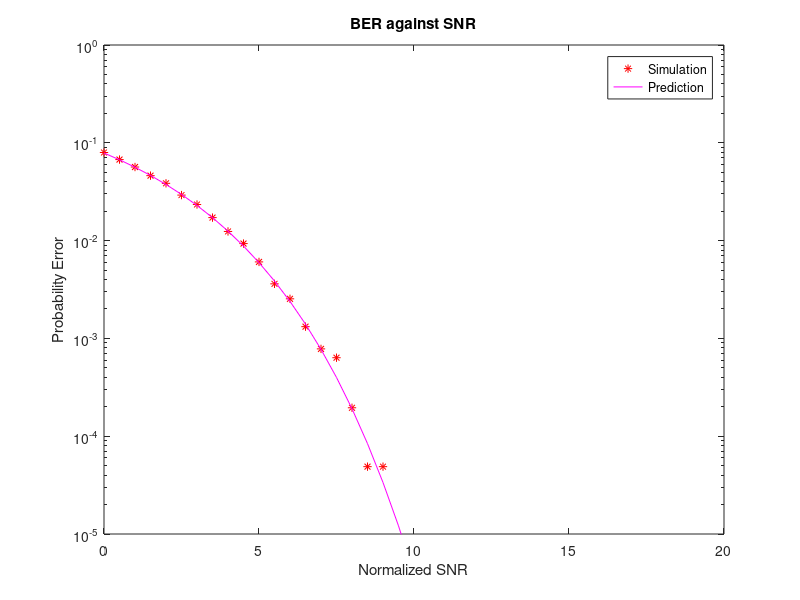
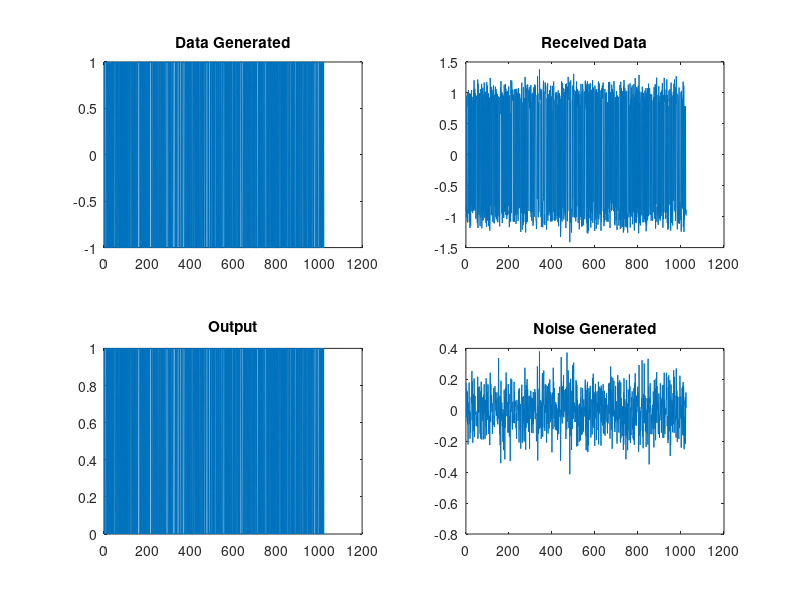

The MATLAB script that drew these images, in order:
clear all; 
close all; 
clc;

%---------------Define Declaration---------------%
%Num of bits = 1024 (given)
nBits = 1024;

%assuming signal power to be one as given               
Signal_Power = 1;  

%SNR_dB = 10log(Signal_Power/Noise_Power)
%Create matrix to store SNR
SNR_dB = 0:0.5:20; 
%might need to change (Consider different SNR values from 0 dB to 50 dB (in multiples of 5 dB))

%SNR = S/N = 10^(SNR_dB/10)
SNR = (10.^(SNR_dB/10)); %converting to the normal SNR 

%Holder value for plotting later
plot_signal = rand(1,nBits);
plot_noise = rand(1,nBits);
plot_receive = rand(1,nBits);

%MODIFY THE VARIABLE BELOW TO CHOOSE AT WHICH SNR VALUE 
%TO PLOT SIGNAL,NOISE and RECEIVE
plot_SNR_dB = 15;

%Counter for number of run to calculate BER for each SNR value
Total_Run = 20;
%---------------END OF DEFINE--------------------%


%----------------MAIN ROUTINE--------------------%

%Iterate through different SNR value
for i = 1 : length(SNR)
	Sum_Error = 0;
	for j = 1 : Total_Run
        % for each snr run 20 times
        
        %-----------TRANSMITTER------------%
        
		%Generate random binary digits(0 or 1) of length 1024, INPUT SIGNAL
		Data = round(rand(1,nBits)); 
        
		%Convert binary digit to -1 or +1: (-/+ 1 coding given)
        %if Data is 0 -> signal = 2*-0.5 = -1
		%else if Data is 1 -> signal = 2*0.5 = +1
		Signal = 2 .* (Data - 0.5);
        
		%Get Noise Power from SNR (SNR = SP/NP)
		Noise_Power = Signal_Power ./SNR(i);
        
        %Get Noise Variance from Noise Power
        %Change the noise variance with respect to SNR (signal to noise ratio) value
	%sigma square = N0/2
        Avg_Noise_Power = Noise_Power/2;
        
        %The randn() function is for normal distribution, generated with equal number of noise samples 
        %(In Matlab, a.*randn(1000,1) + b is a Gaussian Dist, mean b = 0 sd a = root(variance N0)) 
        Noise = sqrt(Avg_Noise_Power) .*randn(1,nBits);   
        
		%Receiver side Signal (noise is added to the signal)
		Receive = Signal+Noise;                      

        
        %-----RECEIVER------%
        
        %Initialize threshold
		Threshold = 0; %(the transmitted data is +1 and -1, and 0 is the mid value)
        
        %Initialize Error for this run
		Error = 0;
        Output = zeros(1,nBits); %array of zeros (one row, 1024 cols)
        %Fix the threshold value as 0
        %If received signal >= threshold value, threshold = 1
        %If received signal < threshold value, threshold = 0
		for k= 1 : nBits
            if (Receive(k)>= Threshold)
                Output(k) = 1;
            end
            if (Receive(k) < Threshold)
                Output(k) = 0;
            end
			if (Receive(k)>= Threshold) && Data(k)==0||(Receive(k)<Threshold && Data(k)==1) %i think can just compare output and data, instead of using threshold again???
				
                Error = Error+1;
			end
        end
        
        
        %---------------ERROR STATISTICS CALCULATION--------------------% 
		%BER = TotalError divide by number of bits
		Error = Error ./nBits;  
        
		%Accumulate the error of each run within the SNR	
		Sum_Error = Error + Sum_Error;
        
        %---------------Choose the value for plotting------------------%
        if (plot_SNR_dB == SNR_dB(i))
            plot_signal = Signal;
            plot_noise = Noise;
            plot_receive = Receive;
            plot_output = Output;
        end
        
    end
    
    %Average Error for that particular SNR
	Error_Rate(i) = Sum_Error / Total_Run;
end

%Predict BER using 
Pred_BER=(1/2)*erfc(sqrt(SNR)); 


%--------------------------------PLOTTING--------------------------------%
figure("position", [10,100,1400,800]) 

%BER against SNR -- main plot
figure(1);
semilogy (SNR_dB,Error_Rate,'r*');
xlabel('Normalized SNR')
ylabel('Probability Error');
title('BER against SNR');
hold on
semilogy (SNR_dB,Pred_BER,'m');
legend('Simulation','Prediction');
axis([0 20 10^(-5) 1]);
hold off

%data generation
figure(2)
subplot(221);plot(plot_signal);title('Data Generated');
subplot(224);plot(plot_noise);title('Noise Generated');
subplot(222);plot(plot_receive);title('Received Data');
subplot(223);plot(plot_output);title('Output');



